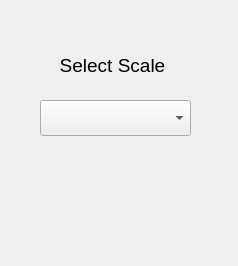
<?xml version="1.0" encoding="UTF-8"?>
<ui version="4.0">
 <class>ScaleDialog</class>
 <widget class="QDialog" name="ScaleDialog">
  <property name="geometry">
   <rect>
    <x>0</x>
    <y>0</y>
    <width>238</width>
    <height>266</height>
   </rect>
  </property>
  <property name="windowTitle">
   <string>Scale Selection</string>
  </property>
  <widget class="QLabel" name="scaleDialogLabel">
   <property name="geometry">
    <rect>
     <x>32</x>
     <y>40</y>
     <width>161</width>
     <height>51</height>
    </rect>
   </property>
   <property name="font">
    <font>
     <pointsize>14</pointsize>
    </font>
   </property>
   <property name="text">
    <string>Select Scale</string>
   </property>
   <property name="alignment">
    <set>Qt::AlignCenter</set>
   </property>
  </widget>
  <widget class="QComboBox" name="scaleComboBox">
   <property name="geometry">
    <rect>
     <x>40</x>
     <y>100</y>
     <width>151</width>
     <height>36</height>
    </rect>
   </property>
   <property name="currentText">
    <string/>
   </property>
  </widget>
 </widget>
 <resources/>
 <connections/>
</ui>
